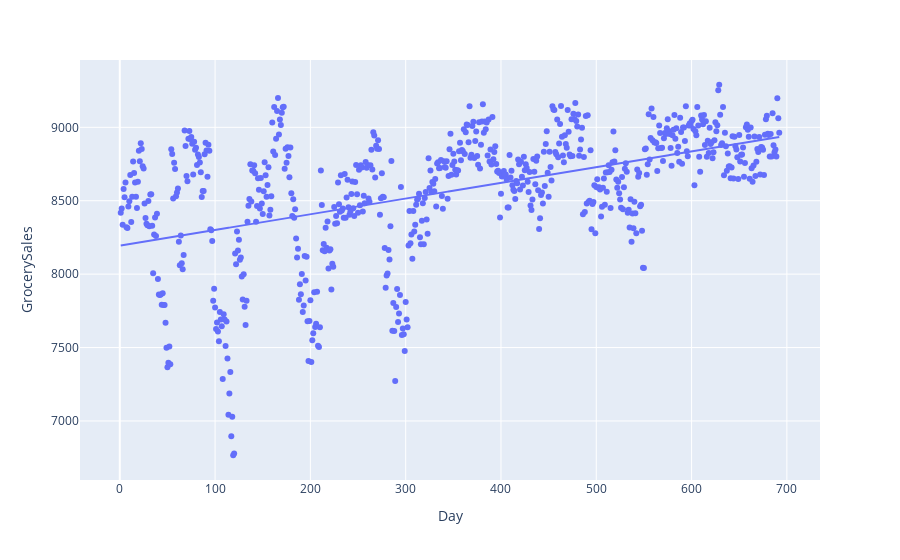

Notebook code cell kept with this figure:
### Code cell
#scatter plot
fig = px.scatter(train, x="Day", y="GrocerySales", trendline="ols")
fig.show()

### Figure 1 — Plotly figure (JSON) as saved in the notebook; plotly's stock layout.template omitted (floating-point values rounded to 4 significant figures; data arrays with more than 128 entries replaced by an {"elided": "..."} marker saying what was removed)
{"data": [{"hovertemplate": "Day=%{x}<br>GrocerySales=%{y}<extra></extra>", "legendgroup": "", "marker": {"color": "#636efa", "symbol": "circle"}, "mode": "markers", "name": "", "orientation": "v", "showlegend": false, "type": "scatter", "x": {"elided": "692 int values"}, "xaxis": "x", "y": {"elided": "692 float values"}, "yaxis": "y"}, {"hovertemplate": "<b>OLS trendline</b><br>GrocerySales = 1.07076 * Day + 8193.72<br>R<sup>2</sup>=0.249172<br><br>Day=%{x}<br>GrocerySales=%{y} <b>(trend)</b><extra></extra>", "legendgroup": "", "marker": {"color": "#636efa", "symbol": "circle"}, "mode": "lines", "name": "", "showlegend": false, "type": "scatter", "x": {"elided": "692 int values"}, "xaxis": "x", "y": {"elided": "692 float values"}, "yaxis": "y"}], "layout": {"legend": {"tracegroupgap": 0}, "margin": {"t": 60}, "xaxis": {"anchor": "y", "domain": [0, 1], "title": {"text": "Day"}}, "yaxis": {"anchor": "x", "domain": [0, 1], "title": {"text": "GrocerySales"}}}}
